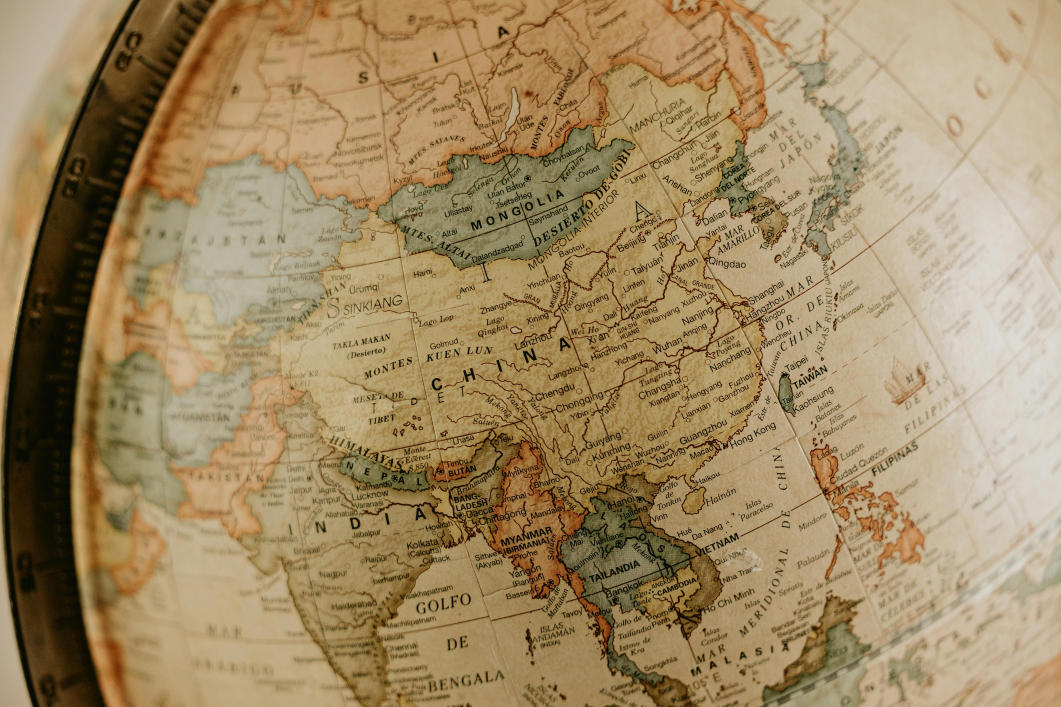
#> input picture image/map2.jpg, 4242 x 2828 px (shown at 1/4 size)
$ python basic32.py
#> lines starting #> are read from the running program, lines starting #| are printed output that depends on the picture; after the words box and inside, x2 and y2 are one past the last pixel; in counts of white or black regions, pixels touching at a corner belong together
#การใช้งาน Adaptive Threshlod หรือ  Adaptive Thresholding ** มันคือ thresholding อีกประเภทนึง basic32
import cv2

img = cv2.imread("image/map2.jpg",0)#อ่านภาพ
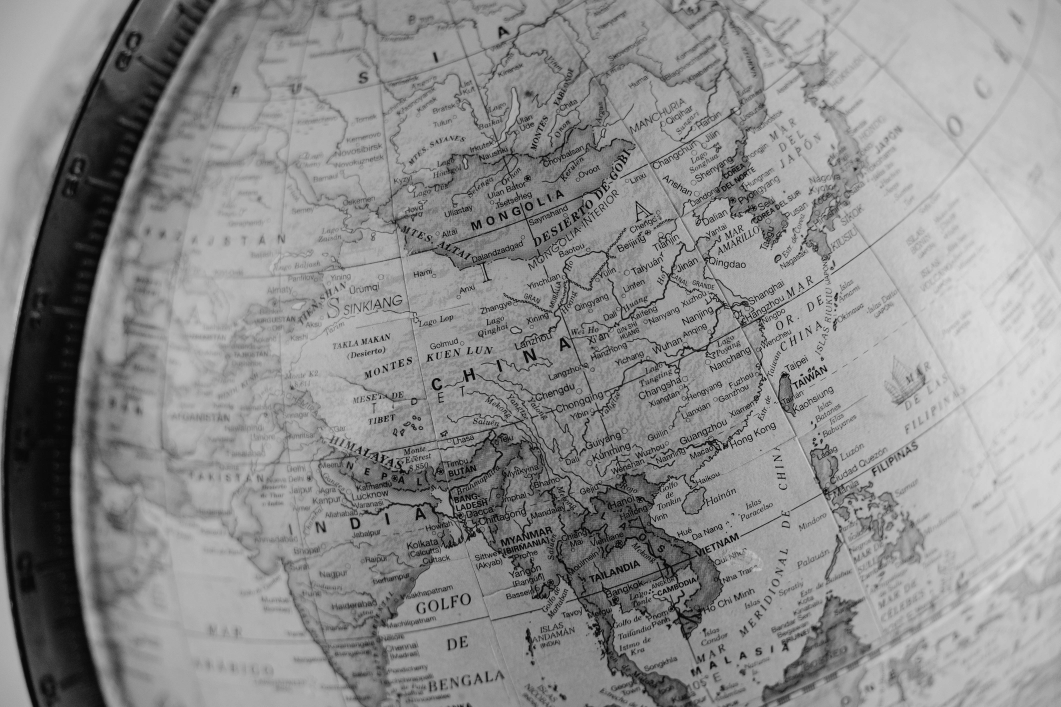
#> img: shape (2828, 4242) (shown at 1/4 size); min 0, max 224, mean 140.6
img =cv2.resize(img,(500,350))#ปรับขนาดภาพ
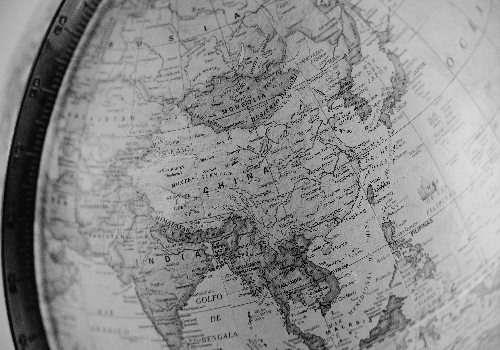
#> img: shape (350, 500); min 0, max 221, mean 140.5

#แบบแรก
thresh , result = cv2.threshold(img,128,255,cv2.THRESH_BINARY)#ใช้ฟังก์ชัน threshold ในการแปลงภาพเป็นภาพbinary,
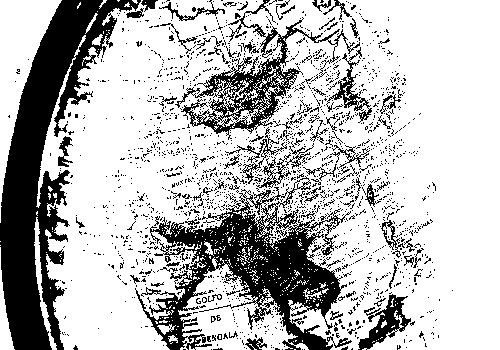
#> result: shape (350, 500); 73.2% white; 1787 black regions (1692 under 20 px), largest, box (x1, y1, x2, y2) and area: (0, 0, 141, 350) 17197, (135, 176, 352, 350) 13171, (175, 0, 360, 140) 4500
#img คือภาพที่เราอ่านมา , 128 คือค่าของ thresholdหรือค่ากลางหรือค่าจุดแบ่ง
# , 255 คือค่าของ maximum value, cv2.THRESH_BINARY คือค่าของ thresholding method,thresh เอาไว้เก็บค่า threshold value หรือค่ากลาง


#แบบสอง
#Adaptive Mean
result2 = cv2.adaptiveThreshold(img,255,cv2.ADAPTIVE_THRESH_MEAN_C,cv2.THRESH_BINARY,3,1)
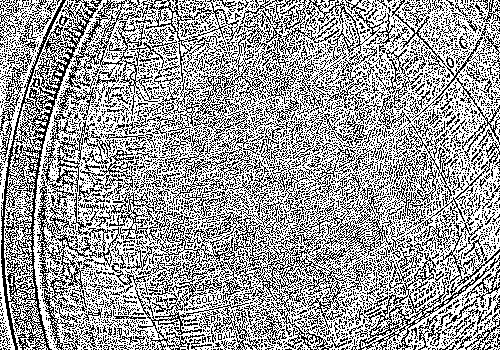
#> result2: shape (350, 500); 62% white; black in thin lines or dots
#ใช้ฟังก์ชัน adaptive threshold ในการแปลงภาพเป็นภาพbinary,
#img คือภาพที่เราอ่านมา , 255 คือค่าของ maximum value, cv2.ADAPTIVE_THRESH_MEAN_C คือค่าของ adaptive thresholding method
# , cv2.THRESH_BINARY คือค่าของ thresholding type เราเลือกแบบ binary , 3 คือค่าของ block size,  1 คือค่าของ constant
#***ผลลัพธ์ที่เกิดขึ้นหลังใช้ Adaptive Thresholding เราจะเอามาเก็บในตัวแปร result2

#ลองทำ adaptive thresholding แบบอื่นๆ
#แบบ Adaptive Gaussian
result3 = cv2.adaptiveThreshold(img,255,cv2.ADAPTIVE_THRESH_GAUSSIAN_C,cv2.THRESH_BINARY,3,1)
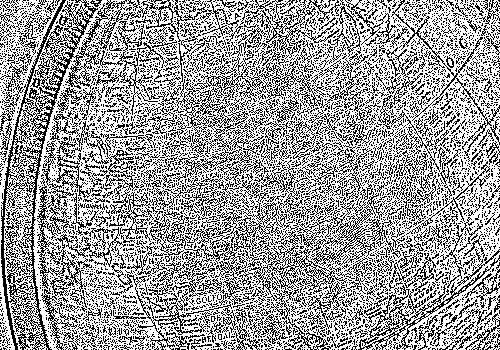
#> result3: shape (350, 500); 62.8% white; black in thin lines or dots

cv2.imshow("THRESH",result)#แสดงภาพ
cv2.imshow("MEAN",result2)#แสดงภาพ
cv2.imshow("GAUSSIAN",result3)#แสดงภาพ
cv2.waitKey(0)#รอให้กดปุ่ม
cv2.destroyAllWindows()#ปิดหน้าต่าง

$ run again, with image/ball.jpg copied over image/map2.jpg
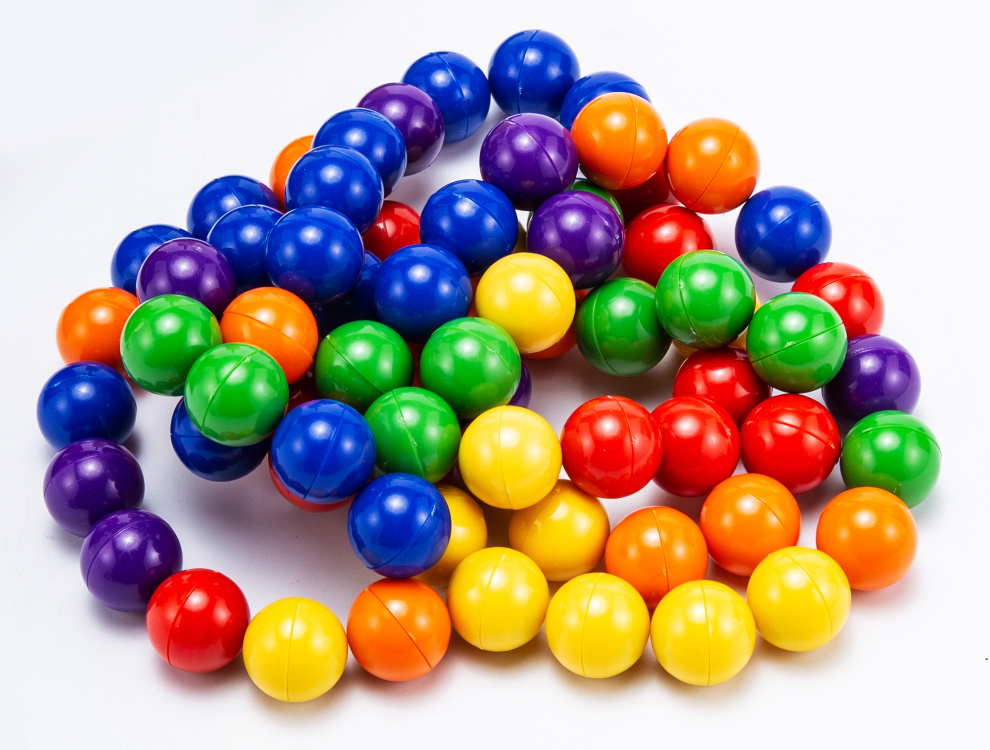
#> input picture image/ball.jpg, 1980 x 1500 px (shown at 1/2 size)
#> `thresh , result = cv2.threshold(img,128,255,cv2.THRESH_BINARY)#ใช้ฟังก..`:
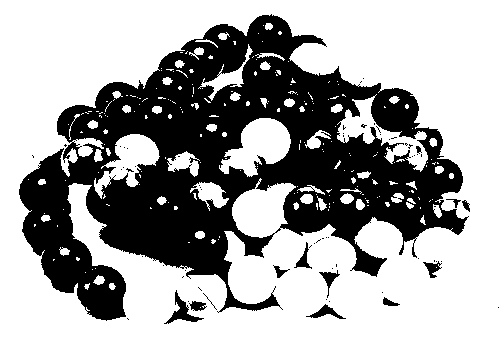
#> result: shape (350, 500); 64.8% white; 67 black regions (55 under 20 px), largest, box (x1, y1, x2, y2) and area: (19, 14, 469, 321) 60123, (164, 290, 204, 324) 357, (306, 304, 346, 319) 201
#> result2: shape (350, 500); 68.1% white; black in thin lines or dots
#> `result3 = cv2.adaptiveThreshold(img,255,cv2.ADAPTIVE_THRESH_GAUSSIAN_C..`:
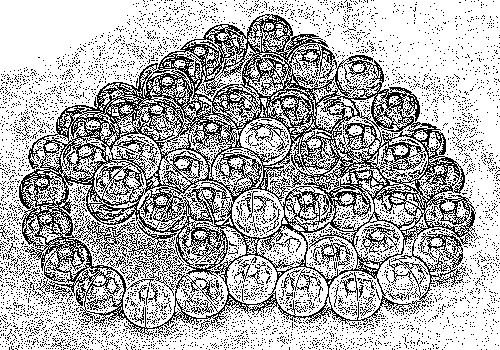
#> result3: shape (350, 500); 70.3% white; black in thin lines or dots

$ run again, with image/ballcolor.jpg copied over image/map2.jpg
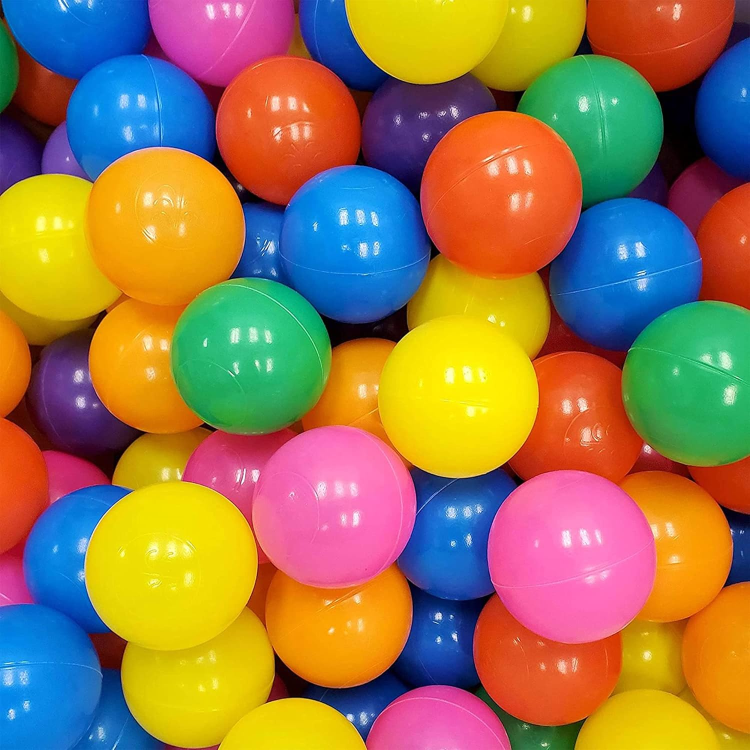
#> input picture image/ballcolor.jpg, 1500 x 1500 px (shown at 1/2 size)
#> `thresh , result = cv2.threshold(img,128,255,cv2.THRESH_BINARY)#ใช้ฟังก..`:
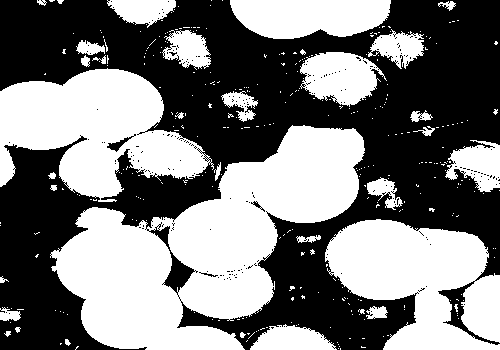
#> result: shape (350, 500); 48.3% white; 341 white regions (308 under 20 px), largest, box (x1, y1, x2, y2) and area: (50, 125, 365, 350) 34085, (0, 68, 214, 202) 16576, (325, 219, 500, 350) 15215
#> result2: shape (350, 500); 64.7% white; black in thin lines or dots
#> `result3 = cv2.adaptiveThreshold(img,255,cv2.ADAPTIVE_THRESH_GAUSSIAN_C..`:
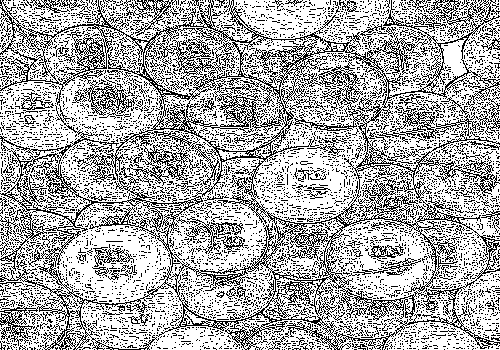
#> result3: shape (350, 500); 67.6% white; black in thin lines or dots
